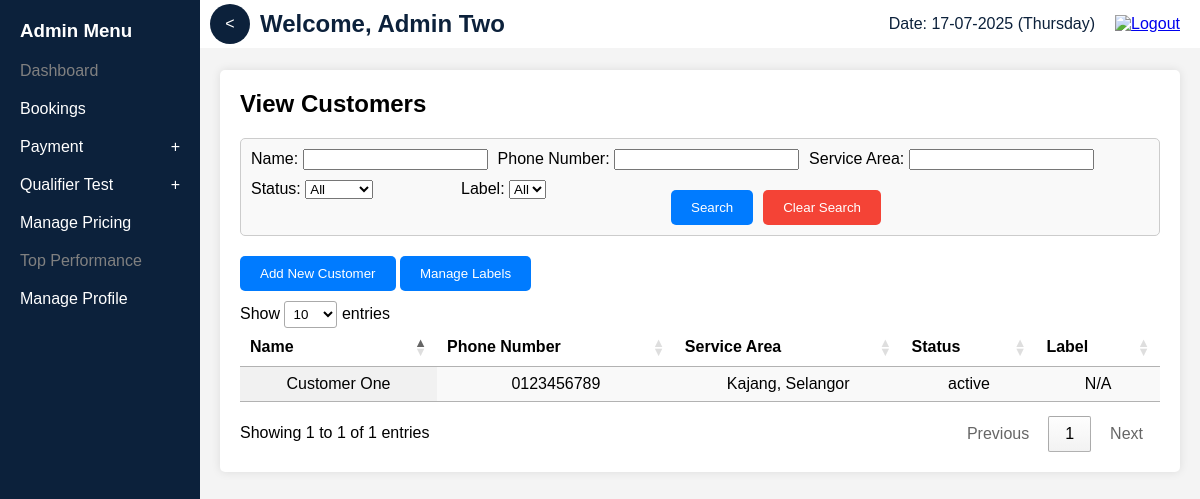
The page /ra/view_customers.php (signed in) on the database its author committed.
### tables this page shows
CREATE TABLE IF NOT EXISTS customers (
	cust_id INT(11) PRIMARY KEY AUTO_INCREMENT,
	cust_name VARCHAR(255) NOT NULL,
	cust_phno VARCHAR(11) NOT NULL,
	cust_pwd VARCHAR(255) NOT NULL,
	cust_status VARCHAR(20) NOT NULL,   
	last_login_date DATETIME
);

### ra/view_customers.php (the view, shortened to what this page needs)
<?php
require_once '../db_connect.php';
$search_name = isset($_GET['search_name']) ? $_GET['search_name'] : '';
$search_phno = isset($_GET['search_phno']) ? $_GET['search_phno'] : '';
$search_area = isset($_GET['search_area']) ? $_GET['search_area'] : '';
$query = "SELECT c.cust_id, c.cust_name, c.cust_phno, c.cust_status,
                 GROUP_CONCAT(DISTINCT CONCAT(ca.cust_area, ', ', ca.cust_state) SEPARATOR '\n') AS area_state,
                 GROUP_CONCAT(DISTINCT CONCAT(cl.clbl_name, '|', cl.clbl_color_code) SEPARATOR '\n') AS labels
            FROM customers c
            LEFT JOIN cust_id_label cil ON c.cust_id = cil.cust_id
            LEFT JOIN cust_label cl ON cil.clbl_id = cl.clbl_id
            LEFT JOIN cust_addresses ca ON c.cust_id = ca.cust_id
            WHERE 1=1";
$query .= " GROUP BY c.cust_id ORDER BY c.cust_name ASC";
$result = $conn->query($query);
?>
<!DOCTYPE html>
<html lang="en">
<head>
    <link rel="stylesheet" href="../includes/css/styles_user.css">
    <link rel="stylesheet" href="https://cdn.datatables.net/1.11.3/css/jquery.dataTables.min.css">
</head>
<body>
    <div class="main-container">
        <?php include '../includes/menu/menu_adm.php'; ?>
        <div class="content-container">
            <?php include '../includes/header_adm.php'; ?>
            <div class="profile-container">
                <h2>View Customers</h2>
                <form method="GET" action="" class="search-container">
                    <div>
                        <label for="search_name">Name:</label>
                        <input type="text" id="search_name" name="search_name" value="<?php echo htmlspecialchars($search_name); ?>">
                    </div>
                    <div>
                        <label for="search_phno">Phone Number:</label>
                        <input type="text" id="search_phno" name="search_phno" value="<?php echo htmlspecialchars($search_phno); ?>">
                    </div>
                    <div>
                        <label for="search_area">Service Area:</label>
                        <input type="text" id="search_area" name="search_area" value="<?php echo htmlspecialchars($search_area); ?>">
                    </div>
                    <div>
                        <label for="search_status">Status:</label>
                        <select id="search_status" name="search_status">
                            <option value="">All</option>
                        </select>
                    </div>
                    <div>
                        <label for="search_label">Label:</label>
                        <select id="search_label" name="search_label">
                            <option value="">All</option>
                        </select>
                    </div>
                    <div class="button-container">
                        <button type="submit">Search</button>
                        <button type="button" id="clear-button" onclick="clearSearch()">Clear Search</button>
                    </div>
                </form>
                <button type="button" id="add-customer-button" onclick="window.location.href='add_customer.php'">Add New Customer</button>
                <button type="button" id="manage-labels-button" onclick="window.location.href='manage_cust_labels.php'">Manage Labels</button>
                <table id="customerTable" class="display">
                    <thead>
                        <tr>
                            <th>Name</th>
                            <th>Phone Number</th>
                            <th>Service Area</th>
                            <th>Status</th>
                            <th>Label</th>
                        </tr>
                    </thead>
                    <tbody>
                        <?php while ($row = $result->fetch_assoc()): ?>
                            <tr onclick="window.location.href='edit_customer.php?cust_id=<?php echo $row['cust_id']; ?>'">
                                <td><?php echo htmlspecialchars($row['cust_name']); ?></td>
                                <td><?php echo htmlspecialchars($row['cust_phno']); ?></td>
                                <td>
                                    <?php
                                    if (!empty($row['area_state'])) {
                                        $areas = explode("\n", $row['area_state']);
                                        foreach ($areas as $area) {
                                            echo htmlspecialchars($area) . '<br>';
                                        }
                                    } else {
                                        echo 'N/A';
                                    }
                                    ?>
                                </td>
                                <td><?php echo htmlspecialchars($row['cust_status']); ?></td>
                                <td>
                                    <?php
                                    if (!empty($row['labels'])) {
                                        $labels = explode("\n", $row['labels']);
                                        foreach ($labels as $label) {
                                            list($label_name, $label_color) = explode('|', $label);
                                            echo '<span class="label-badge" style="background-color: ' . htmlspecialchars($label_color) . ';">' . htmlspecialchars($label_name) . '</span>';
                                        }
                                    } else {
                                        echo 'N/A';
                                    }
                                    ?>
                                </td>
                            </tr>
                        <?php endwhile; ?>
                    </tbody>
                </table>
            </div>
        </div>
    </div>
</body>
</html>

### includes/header_adm.php (shortened to what this page needs)
<?php
require_once '../db_connect.php';
$adm_id = $_SESSION['adm_id'];
$stmt = $conn->prepare("SELECT adm_name, last_login_date FROM admins WHERE adm_id = ?");
$stmt->bind_param("i", $adm_id);
$stmt->execute();
$stmt->bind_result($adm_name, $last_login_date);
$locale = 'en_US';
$dateFormatter = new IntlDateFormatter($locale, IntlDateFormatter::FULL, IntlDateFormatter::NONE, 'Asia/Kuala_Lumpur');
$dateFormatter->setPattern('dd-MM-yyyy (EEEE)');
$date_malaysia = $dateFormatter->format(new DateTime());
?>
<div class="header">
    <div class="header-left">
        <h2>Welcome, <?php echo htmlspecialchars($adm_name); ?></h2>
    </div>
    <div class="header-right">
        <p>Date: <?php echo $date_malaysia; ?></p>
        <a href="../logout.php"><img src="../img/icon_logout.png" alt="Logout" title="Logout"></a>
    </div>
</div>

### includes/css/styles_user.css (style rules this page uses)
body { font-family: Arial, sans-serif; margin: 0; padding: 0; background-color: #f4f4f4; }
.header { background-color: #ffffff; color: #0c213b; padding: 10px 0; display: flex; justify-content: space-between; align-items: center; position: fixed; width: calc(100% - 200px); top: 0; right: 0; z-index: 1000; transition: width 0.3s; }
.header-left { display: flex; align-items: center; }
.header-left h2 { margin: 0; padding-left: 60px; }
.header-right { display: flex; align-items: center; padding-right: 20px; }
.header-right p { margin: 0; margin-right: 20px; }
.header-right a img { width: 24px; height: 24px; }
.main-container { display: flex; margin-left: 200px; padding-top: 50px; transition: margin-left 0.3s; }
.main-container a { color: #0000EE; }
.content-container { flex-grow: 1; padding: 20px; }
.profile-container { background-color: #fff; padding: 20px; border-radius: 5px; box-shadow: 0 0 10px rgba(0, 0, 0, 0.1); }
.profile-container h2 { margin-top: 0; }
.profile-container button { display: inline-block; padding: 10px 20px; margin-top: 10px; background-color: #007bff; color: #fff; border: none; border-radius: 5px; cursor: pointer; }

### ra/view_customers.php (style rules this page uses)
.search-container { display: flex; flex-wrap: wrap; gap: 10px; padding: 10px; border: 1px solid #ccc; border-radius: 5px; margin-bottom: 20px; background-color: #f9f9f9; }
.search-container div { min-width: 200px; }
.search-container button { margin-top: 0; }
.button-container { display: flex; gap: 10px; margin-top: 10px; }
#clear-button { background-color: #f44336; color: white; border: none; padding: 10px 20px; cursor: pointer; border-radius: 5px; }
#customerTable td { text-align: center; }
#customerTable tbody tr { cursor: pointer; }
#add-customer-button, #manage-labels-button { margin-top: 0; margin-bottom: 10px; }

### rows shown on the page
customers: cust_name "Customer One", cust_phno "0123456789", area "Kajang, Selangor", cust_status "active"

### other values the page prints
$adm_name "Admin Two"
